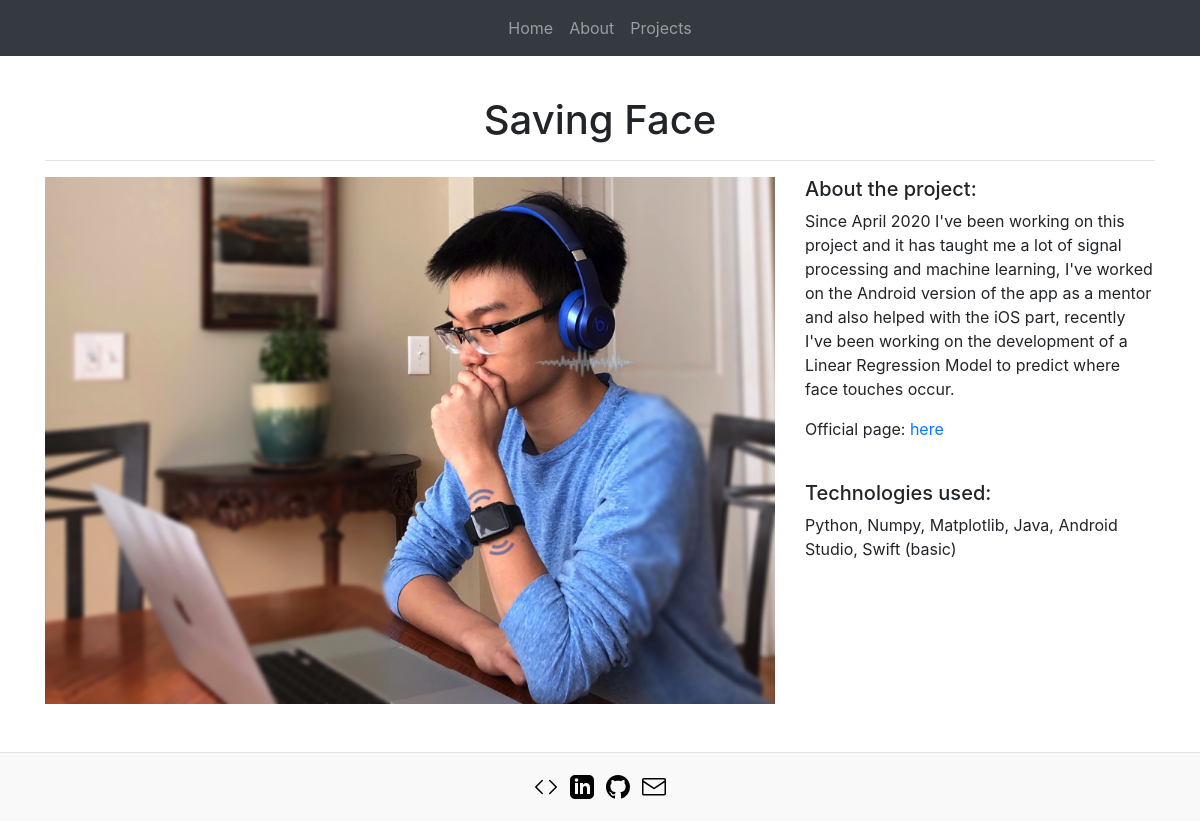
/1/, run on the app's committed database.
### app/models.py (models this page shows)
class Project(models.Model):
    title = models.CharField(max_length=100)
    position = models.CharField(max_length=100)
    shortDescription = models.TextField()
    description = models.TextField()
    technologies = models.CharField(max_length=100)
    image = models.FilePathField(path="app\static\img")

### app/views.py (the view)
# urls.py: path('<int:pk>/', views.project_detail, name='project_detail')
def project_detail(request, pk):
    project = Project.objects.get(pk=pk)
    context = {
        'project': project,
        'styles': style
    }
    return render(request, 'project_detail.html', context)

### app/templates/project_detail.html (shortened to what this page needs)
{% extends "base.html" %}
{% load static %}
{% block page_content %}
<link href="{% static styles %}" rel="stylesheet">
<div class="container">
    <h1 style="text-align: center; width: 100%;">{{ project.title }}</h1>
    <hr class="featurette-divider">
    <div class="row">
        <div class="col-md-8">
            <img src="{% static project.image %}" alt="" width="100%">
        </div>
        <div class="col-md-4">
            <h5>About the project:</h5>
            <p>{{ project.description }}</p>
            <p>Official page: <a href="https://www.media.mit.edu/projects/saving-face/overview/" target="_blank"> here
                </a></p>
            <br>
            <h5>Technologies used:</h5>
            <p>{{ project.technologies }}</p>
        </div>
    </div>
</div>
{% endblock %}

### data on the page
Project: title "Saving Face", image (picture), description "Since April 2020 I've been working on this project and it has taught me a lot of signal processing and machine learning, I've worked on the Android version of the app as a mentor and also helped with the iOS part, recently I've been working on the development of a Linear Regression Model to predict where face touches occur.", technologies "Python, Numpy, Matplotlib, Java, Android Studio, Swift (basic)"
